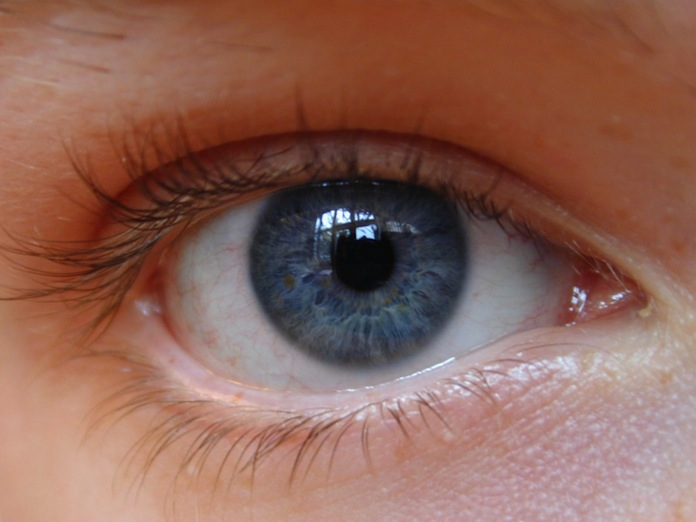
#> input picture imgs/eye.jpg, 696 x 522 px
$ python -i eyetracker.py   (imports and definitions only)
#> lines starting #> are read from the running program, lines starting #| are printed output that depends on the picture; after the words box and inside, x2 and y2 are one past the last pixel; in counts of white or black regions, pixels touching at a corner belong together
### eyetracker/blob.py
#!/usr/bin/env python
# -*- coding: utf-8 -*-

import cv2
import numpy as np
from collections import namedtuple
from point import Point

class Blob:

    def __init__(self, centroid, convexHull, convexHullArea, contour, contourArea):
        self.centroid = centroid
        self.convexHull = convexHull
        self.contour = contour
        self.convexHullArea = convexHullArea
        self.contourArea = contourArea

    # IMPORTANT: returns the centroid for the given size
    # of the sub image
    def getCentroid(self):
        retCentroid = Point(
            self.centroid[0],
            self.centroid[1]
        )
        return retCentroid

    def getConvexHull(self):
        return self.convexHull

    def getContour(self):
        return self.contour

    def getConvexHullArea(self):
        return self.convexHullArea

    def getContourArea(self):
        return self.contourArea

def getBlobs(BW, minSize, maxSize = None):
    cs, _ = cv2.findContours(
        BW.astype(np.uint8),
        mode = cv2.RETR_EXTERNAL,
        method = cv2.CHAIN_APPROX_SIMPLE
    )
    blobList = list()
    for con in cs:
        if maxSize == None:
            _maxSize = abs(cv2.contourArea(con)) + 1
        else:
            _maxSize = maxSize
        if abs(cv2.contourArea(con)) > minSize and abs(cv2.contourArea(con)) < _maxSize:
            m = cv2.moments(con)
            try:
                # image moments
                m10 = m['m10']
                m00 = m['m00']
                m01 = m['m01']

                cHull = cv2.convexHull(con)

                blobList += [
                    Blob(
                        (
                            int(m10/m00),
                            int(m01/m00)
                        ),
                        cHull,
                        cv2.contourArea(cHull),
                        con,
                        cv2.contourArea(con)
                    )
                ]
            except:
				pass
    return blobList

### eyetracker/point.py

class Point:

	def __init__(self, x, y):
		self.x = x
		self.y = y

	def toTuple(self):
		return (self.x, self.y)

	def __add__(self, p):
		return Point(p[0] + self[0], p[1] + self[1])

	def __sub__(self, p):
		return Point(self[0] - p[0], self[1] - p[1])

	# [9 lines left out: function __getitem__, not called in this run]

### eyetracker/eyetracker.py

import cv2
import blob
import numpy as np
from collections import namedtuple
from eyestats import EyeStats
from trackingstats import TrackingStats
from point import Point

class EyeTracker:

	def __init__(self, img_input = None):

		self.Rectangle = namedtuple("Rectangle", "x y w h")

		# the resized width and height for analysis
		self.xScale = 640
		self.yScale = 480

		if img_input != None:
			self.img_input = img_input
			self.img_orig = cv2.resize(
				img_input,
				(self.xScale, self.yScale)
			)

		# detects the eye using haar cascades
		self.cascade = cv2.CascadeClassifier(
			"cascades/haarcascade_eye_tree_eyeglasses.xml"
		)

		# pupil color constants
		self.pupilThresh = 0

		# found empircally
		self.averageContourSize = 20000

		self.MAX_COLOR = 35
		self.MIN_COLOR = 0

		self.previousEyes = list()
		self.lostEyes = set()

	# [7 lines left out: function setImage, not called in this run]

	def _val2np(self, val):
		return np.array([val], np.uint8)

	# [22 lines left out: functions _tupleSum, mapVal, getAngle, not called in this run]

	# takes in a tuple point NOT A BLOB
	def getAverageAngleDeviation(self, p):
		cornerList = [(0, 0), (self.xScale, 0),
			(0, self.yScale), (self.xScale, self.yScale)]
		return np.mean(
			map(
				lambda corner: abs(
					45 - self.getAngle(p, corner)
				),
				cornerList
			)
		)

	# determines how close a proposed pupils is
	# to the probabilistic model
	def weightPupil(self, possiblePupil):
		angleDev = abs(
			self.getAverageAngleDeviation(
				possiblePupil.getCentroid()
			)
		)
		sizeDev = abs(
			possiblePupil.getContourArea() -
			self.averageContourSize
		)
		return (sizeDev) * (angleDev)

	# gets the pupil based on the weight
	# function
	def getPupil(self, img):
		possiblePupils = list()
		step = 5

		for minColor in xrange(
			self.MIN_COLOR,
			self.MAX_COLOR - step, step):
			for maxColor in xrange(
				minColor + step,
				self.MAX_COLOR, step):
				pPupils = self.getUnfilteredPupils(
					img,
					maxColor,
					minColor
				)
				if pPupils != None:
					possiblePupils += [
						(pPupil, maxColor, minColor)
						for pPupil in pPupils
					]

		if len(possiblePupils) == 0:
			return None

		return reduce(
			lambda p1, p2:
			p1 if self.weightPupil(p1[0]) < self.weightPupil(p2[0])
			else p2,
			possiblePupils
		)

	# thresholds the binary image and
	# returns the blobs found
	def getUnfilteredPupils(self, img, maxColor, minColor):

		# creates a binary image via color segmentation
		img = cv2.cvtColor(img, cv2.COLOR_BGR2GRAY)
		img = cv2.equalizeHist(img)
		pupilBW = cv2.inRange(
			img,
			self._val2np(minColor),
			self._val2np(maxColor)
		)
		pupilBList = blob.getBlobs(pupilBW, self.pupilThresh)

		if len(pupilBList) == 0:
			return None

		return pupilBList

	# [45 lines left out: function drawPupils, not called in this run]

	def getXScale(self):
		return self.xScale

	def getYScale(self):
		return self.yScale

	def getRectSizes(self, rects):
		return map(lambda rect: rect[2] * rect[3], rects)

	# makes the rectangles the same size so
	# there is less jitter and vector deviation
	# [171 lines left out: functions filterRectSize, setPupilTrained, track, norm, not called in this run]

>>> import cv2
>>> picture = cv2.imread('../imgs/eye.jpg')
#> picture is the input picture: shape (522, 696, 3); mean B, G, R 88, 100.1, 141.3
>>> result = EyeTracker().getPupil(picture)
#> the loop in getPupil, `for minColor in xrange( self.MIN_COLOR, self.MAX_COLOR - step, step):` made 6 passes
#> pass 1, in getUnfilteredPupils, `img = cv2.cvtColor(img, cv2.COLOR_BGR2GRAY)`:
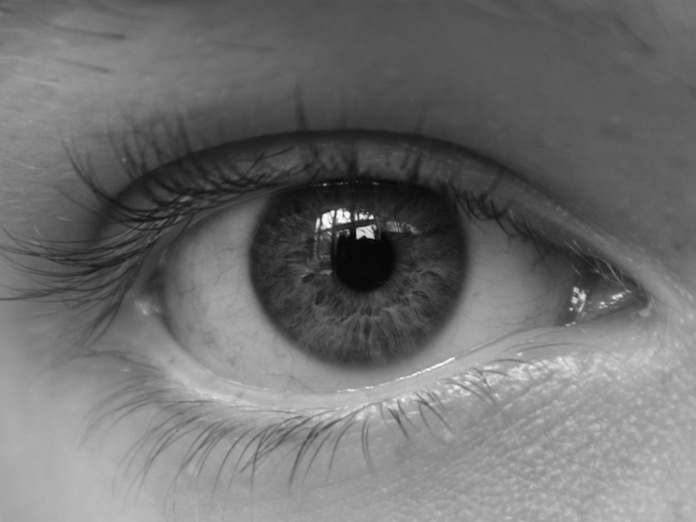
#> img: shape (522, 696); min 3, max 252, mean 111.1
#> pass 1, in getUnfilteredPupils, `img = cv2.equalizeHist(img)`:
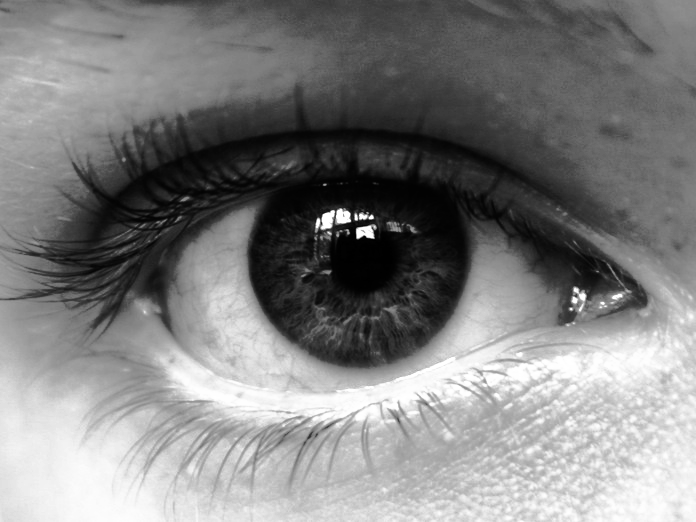
#> img: shape (522, 696); min 0, max 255, mean 128.4
#> pass 1, in getUnfilteredPupils, `pupilBW = cv2.inRange( img, self._val2np(minColor), self._val2np(maxCo..`:
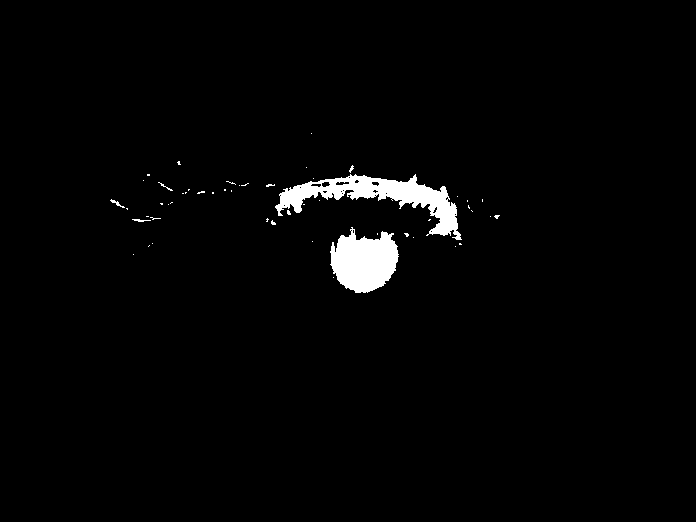
#> pupilBW: shape (522, 696); 2% white; 52 white regions (47 under 20 px), largest, box (x1, y1, x2, y2) and area: (275, 174, 462, 240) 3922, (330, 227, 399, 293) 3148, (110, 199, 125, 208) 37, (132, 219, 151, 222) 31, (158, 182, 173, 191) 25
#> pass 1, in getUnfilteredPupils (call 2), `pupilBW = cv2.inRange( img, self._val2np(minColor), self._val2np(maxCo..`:
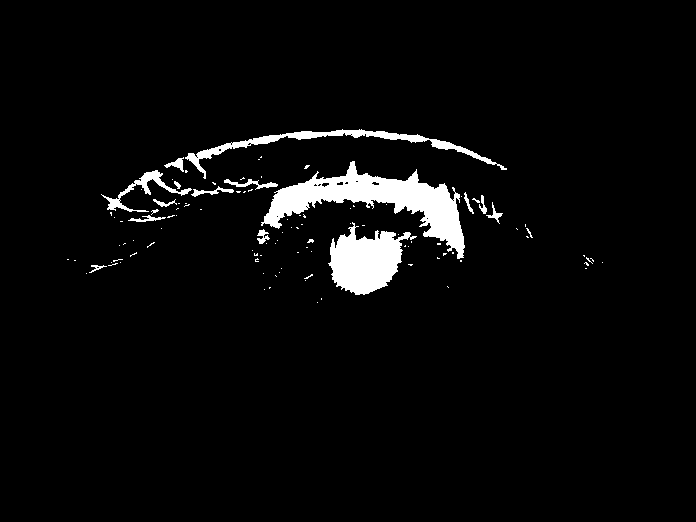
#> pupilBW: shape (522, 696); 3.9% white; 107 white regions (90 under 20 px), largest, box (x1, y1, x2, y2) and area: (261, 161, 465, 259) 6402, (328, 222, 417, 295) 3644, (185, 129, 507, 179) 1993
#> after the loop in getPupil, `for minColor in xrange(`: possiblePupils = 2042 items
#> in __init__, `self.x = x`: self.x = 459
#> (the run stopped early here; a loop or call above may not have finished)

$ run again, on imgs/testface.jpg
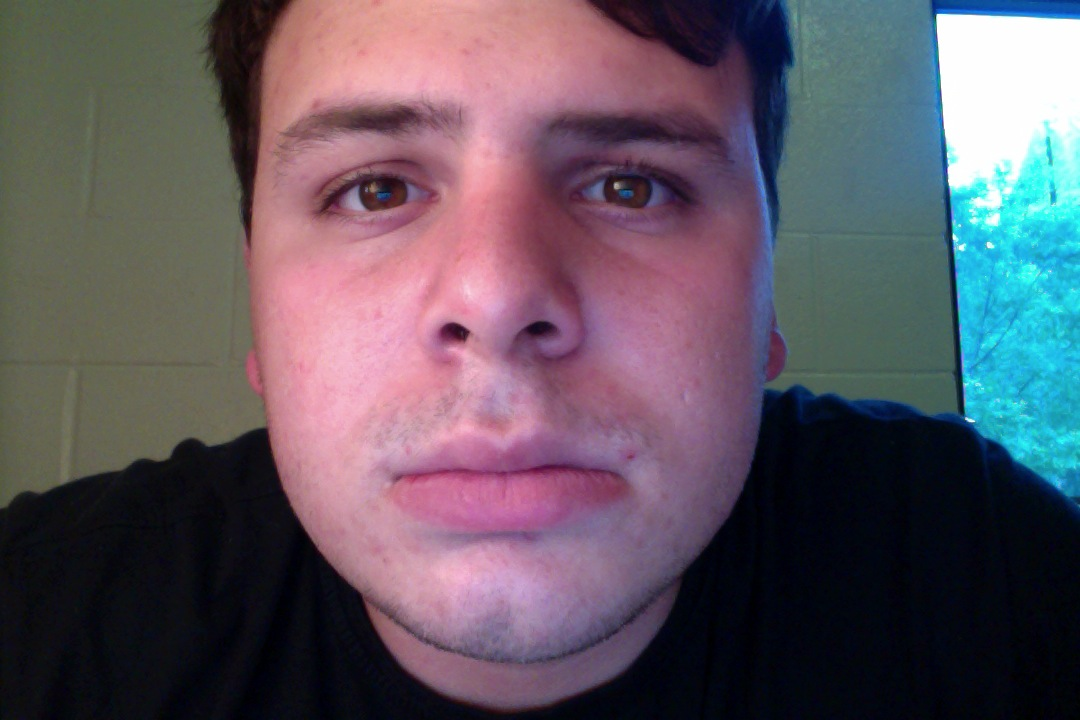
#> input picture imgs/testface.jpg, 1080 x 720 px
#> picture is the input picture: shape (720, 1080, 3); mean B, G, R 97.2, 86.9, 96.3
#> the loop in getPupil, `for minColor in xrange( self.MIN_COLOR, self.MAX_COLOR - step, step):` made 6 passes
#> pass 1, in getUnfilteredPupils, `pupilBW = cv2.inRange( img, self._val2np(minColor), self._val2np(maxCo..`:
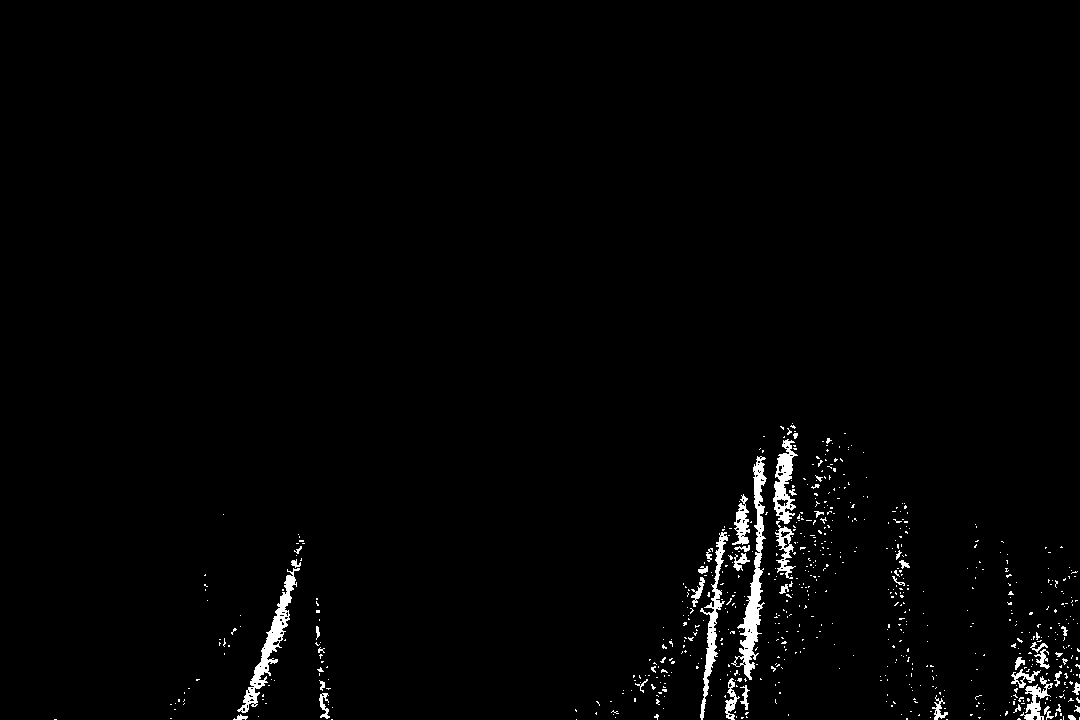
#> pupilBW: shape (720, 1080); 1.5% white; 681 white regions (635 under 20 px), largest, box (x1, y1, x2, y2) and area: (731, 456, 767, 680) 2077, (237, 568, 300, 713) 1577, (700, 532, 728, 720) 1174
#> pass 1, in getUnfilteredPupils (call 2), `pupilBW = cv2.inRange( img, self._val2np(minColor), self._val2np(maxCo..`:
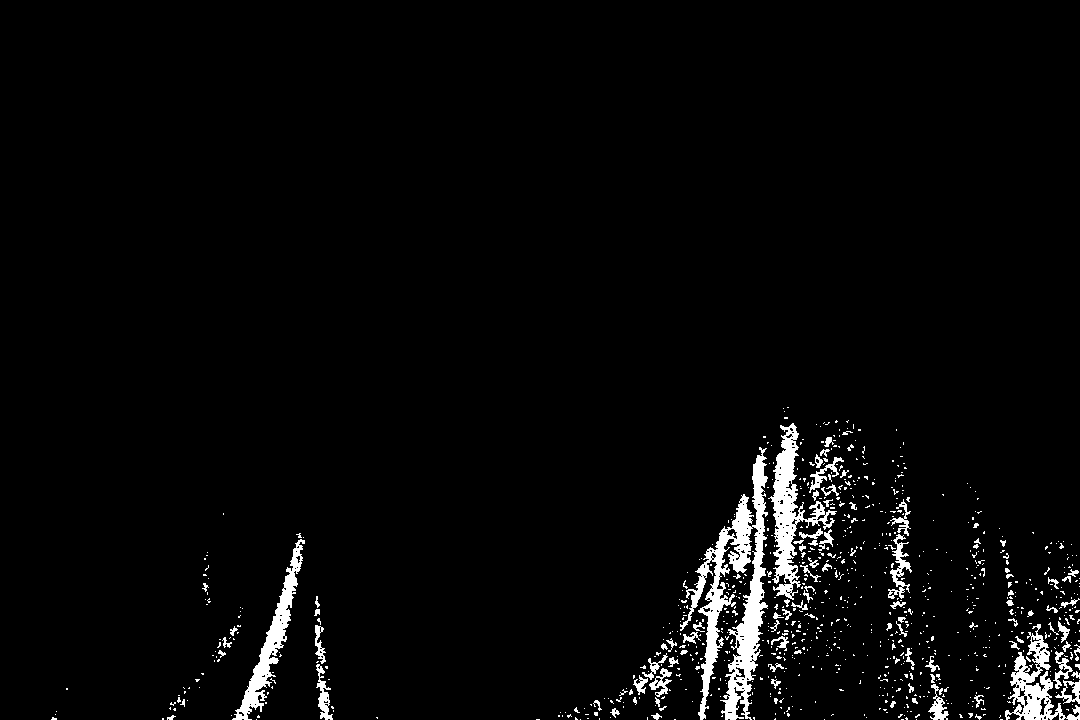
#> pupilBW: shape (720, 1080); 3.3% white; 888 white regions (791 under 20 px), largest, box (x1, y1, x2, y2) and area: (680, 447, 768, 720) 7528, (768, 423, 837, 600) 3364, (232, 539, 305, 720) 2529
#> after the loop in getPupil, `for minColor in xrange(`: possiblePupils = 10205 items
